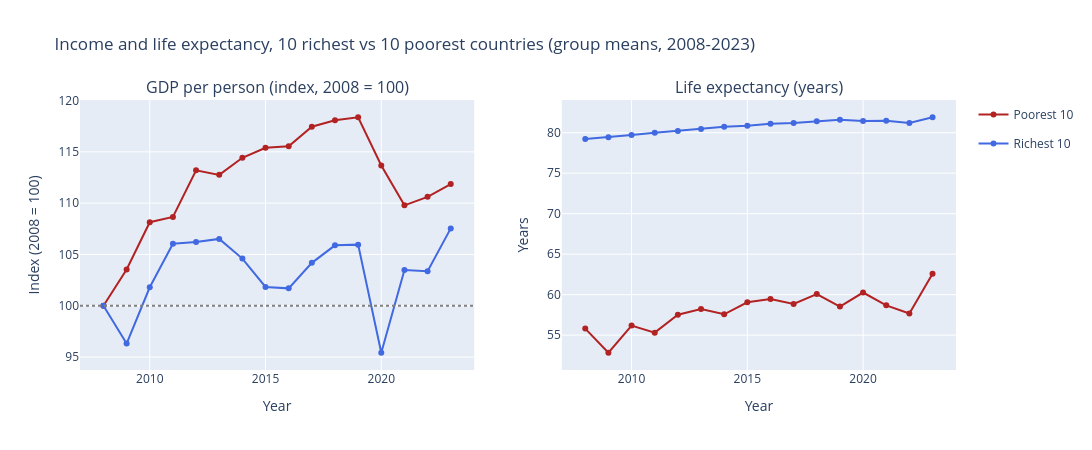

Notebook code for this chart:
### Code cell
import plotly.graph_objects as go
from plotly.subplots import make_subplots

gdpCol = "GDP per capita (2021 international-$)"
leCol = "Life expectancy (years)"

cols = [gdpCol, leCol]
poorYearly = aggregatePoorData.groupby("Year")[cols].mean()
richYearly = aggregateRichData.groupby("Year")[cols].mean()

# Index GDP to 2008 = 100
poorGDPIndex = poorYearly[gdpCol] / poorYearly[gdpCol].loc[2008] * 100
richGDPIndex = richYearly[gdpCol] / richYearly[gdpCol].loc[2008] * 100

fig = make_subplots(
    rows=1, cols=2, shared_xaxes=False,
    subplot_titles=("GDP per person (index, 2008 = 100)", "Life expectancy (years)"),
)

# Left panel: indexed GDP
fig.add_trace(go.Scatter(x=poorGDPIndex.index, y=poorGDPIndex, mode="lines+markers",
                         name="Poorest 10", line=dict(color="firebrick"), legendgroup="poor"), row=1, col=1)
fig.add_trace(go.Scatter(x=richGDPIndex.index, y=richGDPIndex, mode="lines+markers",
                         name="Richest 10", line=dict(color="royalblue"), legendgroup="rich"), row=1, col=1)

# Right panel: life expectancy in years
fig.add_trace(go.Scatter(x=poorYearly.index, y=poorYearly[leCol], mode="lines+markers",
                         name="Poorest 10", line=dict(color="firebrick"), legendgroup="poor",
                         showlegend=False), row=1, col=2)
fig.add_trace(go.Scatter(x=richYearly.index, y=richYearly[leCol], mode="lines+markers",
                         name="Richest 10", line=dict(color="royalblue"), legendgroup="rich",
                         showlegend=False), row=1, col=2)

fig.add_hline(y=100, line_dash="dot", line_color="grey", row=1, col=1)
fig.update_xaxes(title_text="Year")
fig.update_yaxes(title_text="Index (2008 = 100)", row=1, col=1)
fig.update_yaxes(title_text="Years", row=1, col=2)
fig.update_layout(
    title="Income and life expectancy, 10 richest vs 10 poorest countries (group means, 2008-2023)",
    width=1100, height=450,
)
fig.show()

### Figure 1 — Plotly figure (JSON) as saved in the notebook; plotly's stock layout.template omitted (floating-point values rounded to 4 significant figures)
{"data": [{"legendgroup": "poor", "line": {"color": "firebrick"}, "mode": "lines+markers", "name": "Poorest 10", "type": "scatter", "x": [2008, 2009, 2010, 2011, 2012, 2013, 2014, 2015, 2016, 2017, 2018, 2019, 2020, 2021, 2022, 2023], "xaxis": "x", "y": [100.0, 103.5, 108.1, 108.7, 113.2, 112.8, 114.4, 115.4, 115.6, 117.5, 118.1, 118.4, 113.7, 109.8, 110.6, 111.9], "yaxis": "y"}, {"legendgroup": "rich", "line": {"color": "royalblue"}, "mode": "lines+markers", "name": "Richest 10", "type": "scatter", "x": [2008, 2009, 2010, 2011, 2012, 2013, 2014, 2015, 2016, 2017, 2018, 2019, 2020, 2021, 2022, 2023], "xaxis": "x", "y": [100.0, 96.32, 101.8, 106.0, 106.2, 106.5, 104.6, 101.8, 101.7, 104.2, 105.9, 106.0, 95.42, 103.5, 103.4, 107.5], "yaxis": "y"}, {"legendgroup": "poor", "line": {"color": "firebrick"}, "mode": "lines+markers", "name": "Poorest 10", "showlegend": false, "type": "scatter", "x": [2008, 2009, 2010, 2011, 2012, 2013, 2014, 2015, 2016, 2017, 2018, 2019, 2020, 2021, 2022, 2023], "xaxis": "x2", "y": [55.8, 52.82, 56.18, 55.31, 57.52, 58.22, 57.57, 59.05, 59.46, 58.85, 60.08, 58.52, 60.26, 58.68, 57.67, 62.57], "yaxis": "y2"}, {"legendgroup": "rich", "line": {"color": "royalblue"}, "mode": "lines+markers", "name": "Richest 10", "showlegend": false, "type": "scatter", "x": [2008, 2009, 2010, 2011, 2012, 2013, 2014, 2015, 2016, 2017, 2018, 2019, 2020, 2021, 2022, 2023], "xaxis": "x2", "y": [79.24, 79.43, 79.71, 79.98, 80.21, 80.47, 80.74, 80.87, 81.1, 81.21, 81.43, 81.6, 81.45, 81.48, 81.19, 81.91], "yaxis": "y2"}], "layout": {"annotations": [{"font": {"size": 16}, "showarrow": false, "text": "GDP per person (index, 2008 = 100)", "x": 0.225, "xanchor": "center", "xref": "paper", "y": 1, "yanchor": "bottom", "yref": "paper"}, {"font": {"size": 16}, "showarrow": false, "text": "Life expectancy (years)", "x": 0.775, "xanchor": "center", "xref": "paper", "y": 1, "yanchor": "bottom", "yref": "paper"}], "height": 450, "shapes": [{"line": {"color": "grey", "dash": "dot"}, "type": "line", "x0": 0, "x1": 1, "xref": "x domain", "y0": 100, "y1": 100, "yref": "y"}], "title": {"text": "Income and life expectancy, 10 richest vs 10 poorest countries (group means, 2008-2023)"}, "width": 1100, "xaxis": {"anchor": "y", "domain": [0, 0.45], "title": {"text": "Year"}}, "xaxis2": {"anchor": "y2", "domain": [0.55, 1], "title": {"text": "Year"}}, "yaxis": {"anchor": "x", "domain": [0, 1], "title": {"text": "Index (2008 = 100)"}}, "yaxis2": {"anchor": "x2", "domain": [0, 1], "title": {"text": "Years"}}}}
